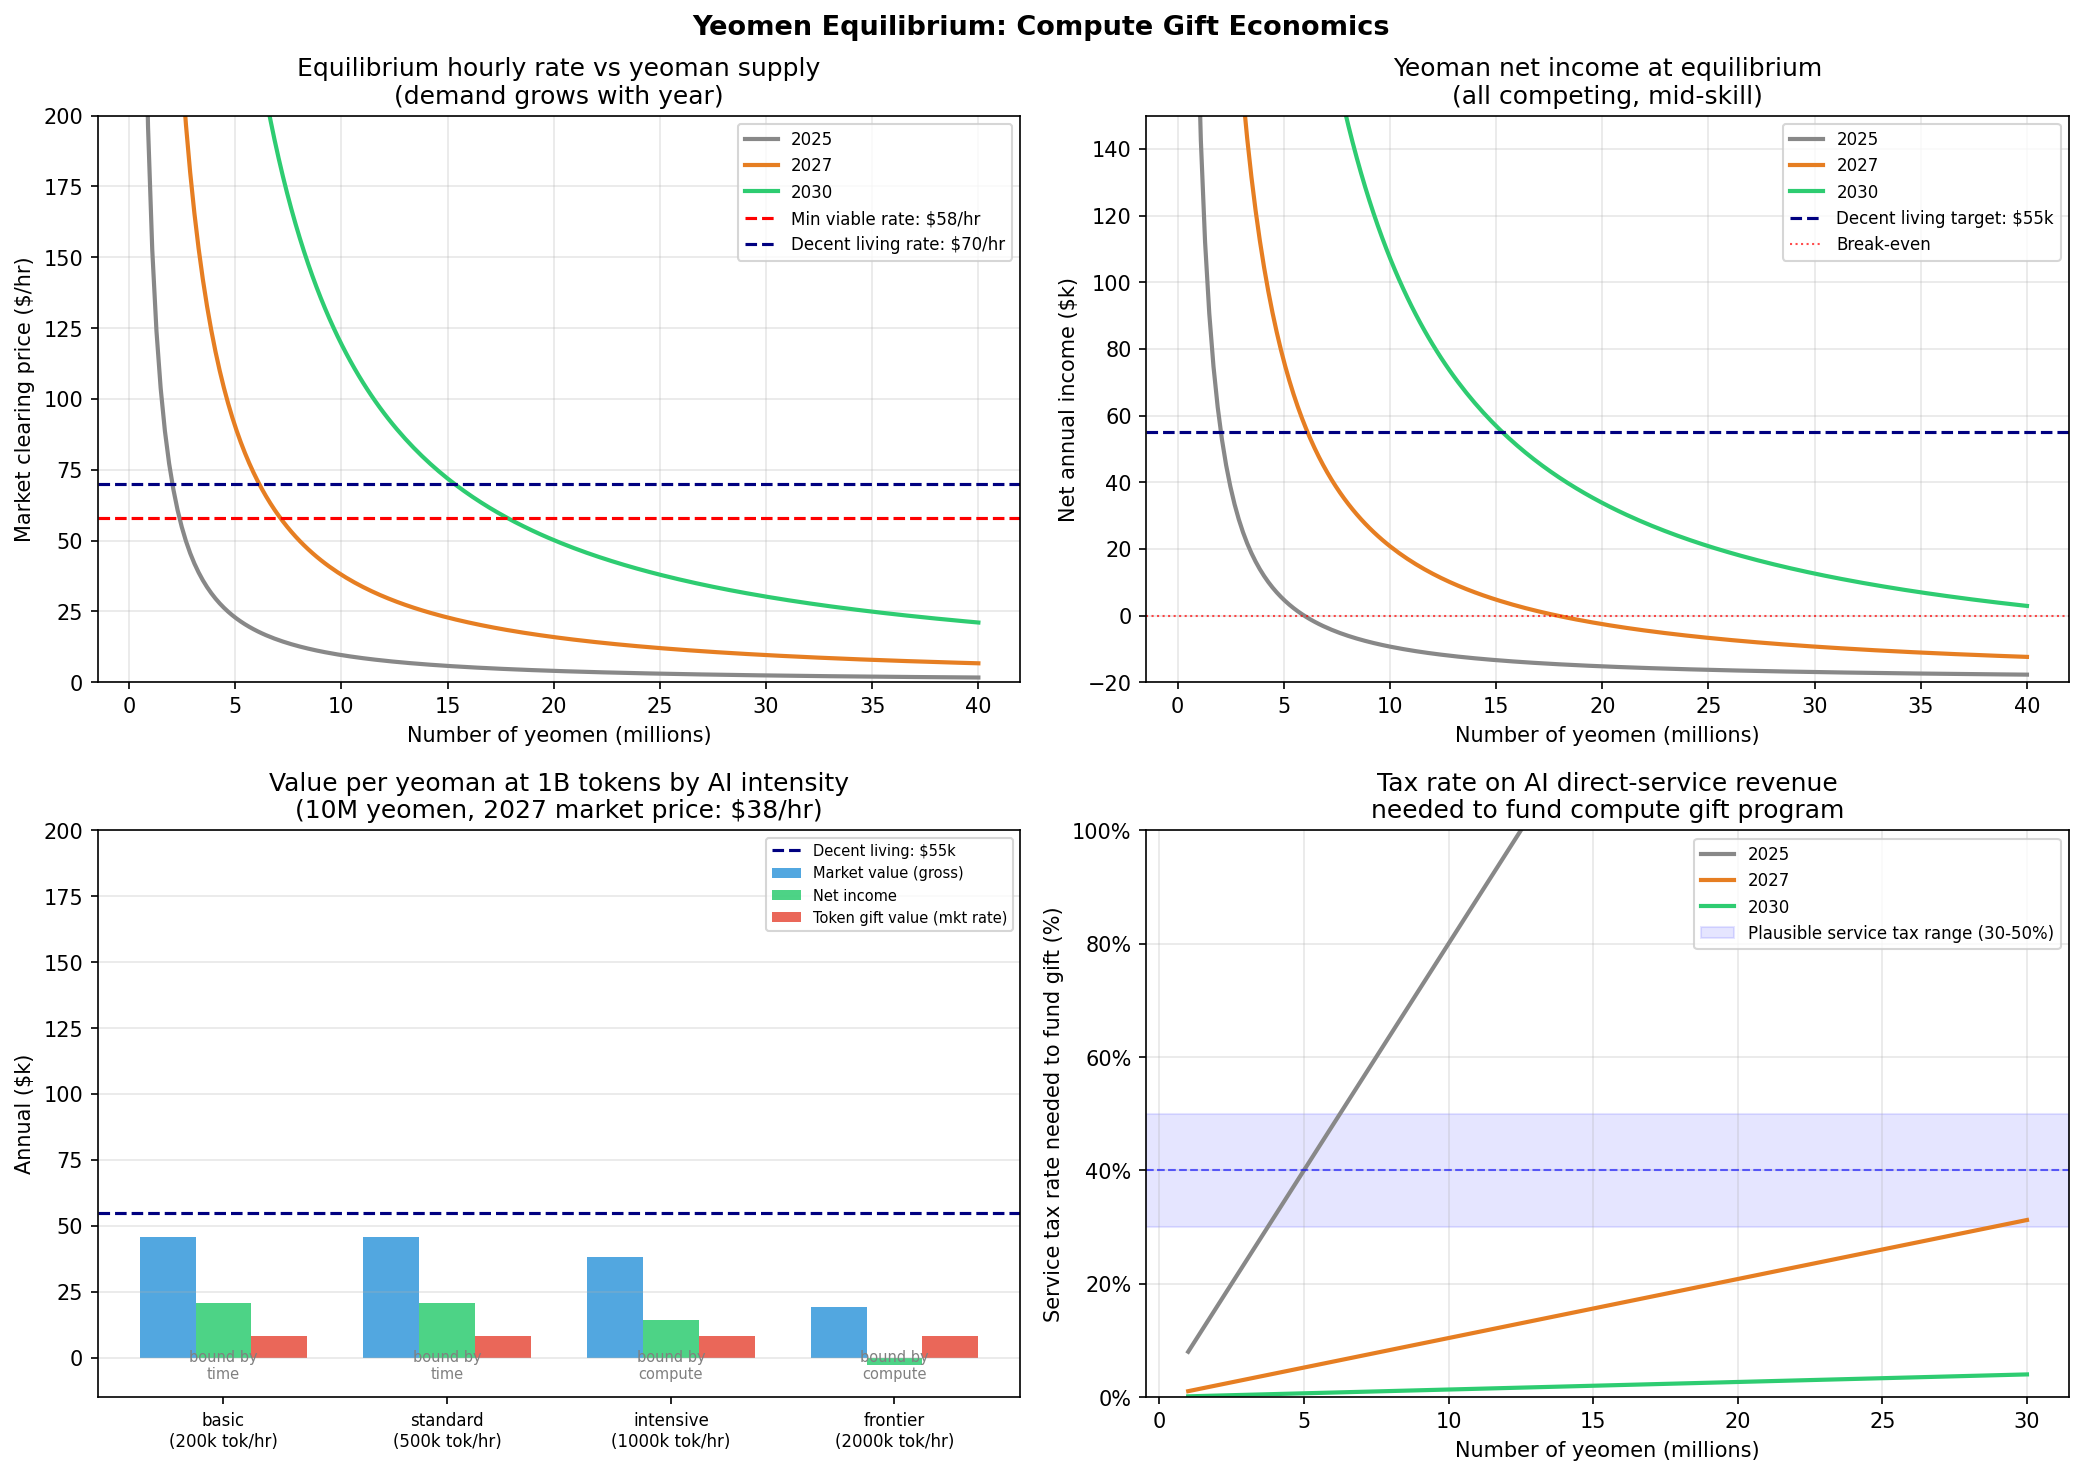

This figure's Python source:
"""
Yeomen Compute Gift — Equilibrium Model
========================================
Core question: what token gift + service tax level puts competing yeomen
at a decent living wage without over-subsidising or taxing AI progress?

Key constraints:
  - Compute is SCARCE (no excess capacity). Gift is a forced reallocation.
  - Yeomen compete with each other → prices compress toward minimum viable rate.
  - Companies prefer cheap yeomen over AI providers (gifted compute = low COGS).
  - Remaining compute after gift goes to enterprise at market rates.
  - Tax must fund the reallocation without killing R&D investment incentives.

Run: python3 yeomen_equilibrium.py
"""

import numpy as np
import pandas as pd
import matplotlib.pyplot as plt
import matplotlib.ticker as mtick

# ---------------------------------------------------------------------------
# Constants
# ---------------------------------------------------------------------------

TOKENS_PER_YEOMAN_YEAR  = 1_000_000_000    # 1B tokens/yr (proposed gift)
HUMAN_HOURS_PER_YEAR    = 1_200             # ~24 hrs/wk × 50 wks (billable)

# Token intensity ranges — how many tokens does a yeoman burn per billable hour?
# Higher = more agentic/intensive workflows (reasoning models, long chains, tool use)
TOKENS_PER_HOUR = {
    "basic":    200_000,   # lightweight assist: 200k/hr → 1B covers 5,000 hrs
    "standard": 500_000,   # typical professional: 500k/hr → 1B covers 2,000 hrs
    "intensive":1_000_000, # full agentic: 1M/hr → 1B covers 1,000 hrs (= human hrs)
    "frontier": 2_000_000, # reasoning-heavy: 2M/hr → 1B covers 500 hrs (binding!)
}
# At 'intensive': 1B tokens exactly matches 1,200 human hours → no waste
# At 'frontier':  1B tokens is the binding constraint, not human time

# Fixed SE overhead per yeoman per year (health, retirement, tools, accounting)
SE_OVERHEAD_ANNUAL = 19_500

# "Decent living" target: net income the yeoman should earn
# Not spectacular, not poverty — roughly median individual income
DECENT_LIVING_NET = 55_000   # ~$55k net ≈ $75k gross equivalent W-2 salary

# Opportunity cost of yeoman time (what they could earn in W-2 labour market)
# Varies by skill tier
OPPORTUNITY_COST_HOURLY = {
    "low_skill":  18,    # minimum-ish wage, limited alternatives
    "mid_skill":  35,    # decent W-2 job
    "high_skill": 65,    # professional employment alternative
}

# Self-employment tax rate (effective, partially deductible)
SE_TAX_EFFECTIVE = 0.115

# Current token market price (enterprise, no subsidy)
TOKEN_PRICE_PER_M = {
    2025: 8.0,
    2027: 2.5,
    2030: 0.8,
}

# US demand for AI-augmented professional services (total market, $ billions/yr)
# This is the total spend companies make on services that COULD be done by yeomen
AI_SERVICE_DEMAND_BN = {
    2025: 200,    # early market — AI-augmentable services
    2027: 600,    # growing rapidly
    2030: 1_500,  # mainstream
}

# Demand price elasticity for AI-augmented services
# -0.8 means 10% price drop → 8% more demand
DEMAND_ELASTICITY = -0.8


# ---------------------------------------------------------------------------
# Core: minimum viable yeoman rate
# ---------------------------------------------------------------------------

def min_viable_rate(skill: str, hours: int = HUMAN_HOURS_PER_YEAR) -> dict:
    """
    Minimum hourly rate a yeoman will accept, given:
      - Fixed SE overhead they must cover
      - Opportunity cost of their time
      - No compute COGS (gifted)

    This is the floor price in a competitive yeoman market.
    Below this, the operator is better off taking a W-2 job.
    """
    opp_cost_annual = OPPORTUNITY_COST_HOURLY[skill] * hours
    gross_needed    = (opp_cost_annual + SE_OVERHEAD_ANNUAL) / (1 - SE_TAX_EFFECTIVE)
    min_rate        = gross_needed / hours
    net_income      = gross_needed * (1 - SE_TAX_EFFECTIVE) - SE_OVERHEAD_ANNUAL

    return {
        "skill":           skill,
        "opp_cost_hourly": OPPORTUNITY_COST_HOURLY[skill],
        "gross_needed":    gross_needed,
        "min_rate_hourly": min_rate,
        "net_at_min_rate": net_income,
    }


# ---------------------------------------------------------------------------
# Market equilibrium
# ---------------------------------------------------------------------------

def equilibrium_price(
    n_yeomen: int,
    year: int,
    demand_scale: float = 1.0,
) -> dict:
    """
    Find market clearing price for AI-augmented services.

    Supply: n_yeomen × HUMAN_HOURS_PER_YEAR hours of service
    Demand: price-elastic demand curve anchored at AI_SERVICE_DEMAND_BN

    Demand curve: Q_demand = Q_0 × (P / P_0)^elasticity
    P_0 = current AI provider direct-service price (what companies pay without yeomen)
    Q_0 = total market hours at P_0

    At equilibrium: Q_supply = Q_demand
    Solve for P.
    """
    total_demand_bn   = AI_SERVICE_DEMAND_BN[year] * demand_scale
    # Average hourly rate companies currently pay for AI-augmented services
    # (AI provider direct provision, pre-tax, approximately)
    p_0 = 150   # $150/hr benchmark (AI consulting / professional services avg)

    # Total hours demanded at P_0
    q_0 = (total_demand_bn * 1e9) / p_0

    # Total yeoman supply (hours)
    q_supply = n_yeomen * HUMAN_HOURS_PER_YEAR

    # Solve P* such that q_0 × (P* / p_0)^elasticity = q_supply
    # q_supply = q_0 × (P*/p_0)^e
    # (P*/p_0)^e = q_supply / q_0
    # P* = p_0 × (q_supply/q_0)^(1/e)
    ratio = q_supply / q_0
    p_star = p_0 * (ratio ** (1 / DEMAND_ELASTICITY))

    # Yeoman gross revenue at equilibrium
    gross_per_yeoman = p_star * HUMAN_HOURS_PER_YEAR
    net_per_yeoman   = gross_per_yeoman * (1 - SE_TAX_EFFECTIVE) - SE_OVERHEAD_ANNUAL

    # Mid-skill floor rate for reference
    floor = min_viable_rate("mid_skill")

    return {
        "year":               year,
        "n_yeomen_M":         n_yeomen / 1e6,
        "eq_price":           p_star,
        "gross_per_yeoman":   gross_per_yeoman,
        "net_per_yeoman":     net_per_yeoman,
        "above_floor":        p_star > floor["min_rate_hourly"],
        "above_decent_living": net_per_yeoman >= DECENT_LIVING_NET,
        "floor_rate":         floor["min_rate_hourly"],
        "total_market_value_bn": (p_star * q_supply) / 1e9,
    }


# ---------------------------------------------------------------------------
# Value created per yeoman at 1B tokens
# ---------------------------------------------------------------------------

def value_per_yeoman(intensity: str, eq_price: float) -> dict:
    """
    Economic value a single yeoman creates, given token intensity and market price.

    The token allocation determines the CEILING on AI-assisted hours.
    Human time is always the floor constraint.
    """
    ai_hours_enabled = TOKENS_PER_YEOMAN_YEAR / TOKENS_PER_HOUR[intensity]
    binding          = "compute" if ai_hours_enabled < HUMAN_HOURS_PER_YEAR else "human_time"
    effective_hours  = min(ai_hours_enabled, HUMAN_HOURS_PER_YEAR)

    market_value     = effective_hours * eq_price
    gross            = market_value   # competitive market, price = marginal value
    net              = gross * (1 - SE_TAX_EFFECTIVE) - SE_OVERHEAD_ANNUAL

    token_market_val = TOKENS_PER_YEOMAN_YEAR / 1e6 * TOKEN_PRICE_PER_M[2025]

    return {
        "intensity":          intensity,
        "tokens_per_hour":    TOKENS_PER_HOUR[intensity],
        "ai_hours_enabled":   ai_hours_enabled,
        "binding_constraint": binding,
        "effective_hours":    effective_hours,
        "market_value":       market_value,
        "net_income":         net,
        "token_gift_value":   token_market_val,    # $ value of the gifted tokens at market rate
        "income_per_token_gifted": market_value / TOKENS_PER_YEOMAN_YEAR * 1e6,  # $/1M tokens
    }


# ---------------------------------------------------------------------------
# The subsidy efficiency / tax calibration
# ---------------------------------------------------------------------------

def tax_calibration(n_yeomen: int, year: int) -> dict:
    """
    How much does the compute gift cost, and what tax rate funds it
    without punishing AI R&D?

    Cost of gift:
      = n_yeomen × 1B tokens × token_price (opportunity cost — these tokens
        could have gone to enterprise at full market price)

    Tax revenue needed:
      = gift opportunity cost (at minimum; could fund other programs too)

    Tax base:
      = AI provider DIRECT SERVICE REVENUE (not compute/API revenue)
      = fraction of total AI market that is "full stack" service provision

    The tax should NOT apply to:
      - Raw compute / API token sales (this is infrastructure, not services)
      - Model training / R&D
      - Enterprise software / SaaS with AI features
    It SHOULD apply to:
      - AI companies acting as consultants / service providers
      - "AI as a service" where AI company takes end-to-end responsibility
    Estimated direct-service fraction of AI market: ~15-25%
    """
    token_price     = TOKEN_PRICE_PER_M[year]
    gift_opp_cost   = n_yeomen * TOKENS_PER_YEOMAN_YEAR / 1e6 * token_price  # total $ opportunity cost

    # Total AI market revenue (rough estimate, grows with compute demand)
    ai_market_bn    = {2025: 500, 2027: 1_200, 2030: 3_000}[year]
    service_frac    = 0.20   # fraction that is direct-service (taxable)
    taxable_base_bn = ai_market_bn * service_frac

    tax_rate_needed = gift_opp_cost / (taxable_base_bn * 1e9)

    # Also compute: what would a 40% tax on direct services raise?
    revenue_at_40pct = taxable_base_bn * 0.40  # $bn

    return {
        "year":                   year,
        "n_yeomen_M":             n_yeomen / 1e6,
        "token_price_per_M":      token_price,
        "gift_opp_cost_bn":       gift_opp_cost / 1e9,
        "ai_market_bn":           ai_market_bn,
        "taxable_base_bn":        taxable_base_bn,
        "tax_rate_to_fund_gift":  tax_rate_needed,
        "revenue_at_40pct_bn":    revenue_at_40pct,
        "funded_by_40pct":        revenue_at_40pct * 1e9 >= gift_opp_cost,
    }


# ---------------------------------------------------------------------------
# Plots
# ---------------------------------------------------------------------------

def plot_equilibrium():
    fig, axes = plt.subplots(2, 2, figsize=(14, 10))
    fig.suptitle("Yeomen Equilibrium: Compute Gift Economics", fontsize=13, fontweight="bold")

    yeomen_range = np.linspace(0.5e6, 40e6, 200)

    # ── Panel 1: Equilibrium price vs N yeomen ───────────────────────────────
    ax = axes[0, 0]
    for year, color in [(2025, "#888"), (2027, "#e67e22"), (2030, "#2ecc71")]:
        prices = [equilibrium_price(int(n), year)["eq_price"] for n in yeomen_range]
        ax.plot(yeomen_range / 1e6, prices, color=color, linewidth=2, label=str(year))

    floor = min_viable_rate("mid_skill")["min_rate_hourly"]
    decent_rate = (DECENT_LIVING_NET + SE_OVERHEAD_ANNUAL) / (1 - SE_TAX_EFFECTIVE) / HUMAN_HOURS_PER_YEAR
    ax.axhline(floor, color="red", linestyle="--", linewidth=1.5, label=f"Min viable rate: ${floor:.0f}/hr")
    ax.axhline(decent_rate, color="navy", linestyle="--", linewidth=1.5,
               label=f"Decent living rate: ${decent_rate:.0f}/hr")

    ax.set_xlabel("Number of yeomen (millions)")
    ax.set_ylabel("Market clearing price ($/hr)")
    ax.set_title("Equilibrium hourly rate vs yeoman supply\n(demand grows with year)")
    ax.legend(fontsize=8)
    ax.grid(True, alpha=0.3)
    ax.set_ylim(0, 200)

    # ── Panel 2: Net income per yeoman ───────────────────────────────────────
    ax = axes[0, 1]
    for year, color in [(2025, "#888"), (2027, "#e67e22"), (2030, "#2ecc71")]:
        nets = [equilibrium_price(int(n), year)["net_per_yeoman"] / 1000 for n in yeomen_range]
        ax.plot(yeomen_range / 1e6, nets, color=color, linewidth=2, label=str(year))

    ax.axhline(DECENT_LIVING_NET / 1000, color="navy", linestyle="--", linewidth=1.5,
               label=f"Decent living target: ${DECENT_LIVING_NET/1000:.0f}k")
    ax.axhline(0, color="red", linestyle=":", linewidth=1, alpha=0.7, label="Break-even")

    ax.set_xlabel("Number of yeomen (millions)")
    ax.set_ylabel("Net annual income ($k)")
    ax.set_title("Yeoman net income at equilibrium\n(all competing, mid-skill)")
    ax.legend(fontsize=8)
    ax.grid(True, alpha=0.3)
    ax.set_ylim(-20, 150)

    # ── Panel 3: Value per yeoman by token intensity ─────────────────────────
    ax = axes[1, 0]
    intensities = list(TOKENS_PER_HOUR.keys())
    eq_2027 = equilibrium_price(10_000_000, 2027)["eq_price"]

    vals = [value_per_yeoman(i, eq_2027) for i in intensities]
    hours    = [v["effective_hours"] for v in vals]
    mkt_vals = [v["market_value"] / 1000 for v in vals]
    nets     = [v["net_income"] / 1000 for v in vals]
    gift_val = [v["token_gift_value"] / 1000 for v in vals]

    x = np.arange(len(intensities))
    w = 0.25
    ax.bar(x - w, mkt_vals,  w, label="Market value (gross)", color="#3498db", alpha=0.85)
    ax.bar(x,     nets,      w, label="Net income",            color="#2ecc71", alpha=0.85)
    ax.bar(x + w, gift_val,  w, label="Token gift value (mkt rate)", color="#e74c3c", alpha=0.85)

    ax.axhline(DECENT_LIVING_NET / 1000, color="navy", linestyle="--", linewidth=1.5,
               label=f"Decent living: ${DECENT_LIVING_NET/1000:.0f}k")

    # Mark which constraint binds
    for i, v in enumerate(vals):
        constraint = "compute" if v["binding_constraint"] == "compute" else "time"
        ax.text(i, -8, f"bound by\n{constraint}", ha="center", fontsize=7, color="gray")

    ax.set_xticks(x)
    ax.set_xticklabels([f"{i}\n({TOKENS_PER_HOUR[i]//1000}k tok/hr)" for i in intensities],
                       fontsize=8)
    ax.set_ylabel("Annual ($k)")
    ax.set_title(f"Value per yeoman at 1B tokens by AI intensity\n(10M yeomen, 2027 market price: ${eq_2027:.0f}/hr)")
    ax.legend(fontsize=7)
    ax.grid(True, alpha=0.3, axis="y")
    ax.set_ylim(-15, 200)

    # ── Panel 4: Tax rate to fund gift ───────────────────────────────────────
    ax = axes[1, 1]
    n_range = np.linspace(1e6, 30e6, 100)

    for year, color in [(2025, "#888"), (2027, "#e67e22"), (2030, "#2ecc71")]:
        tax_rates = [tax_calibration(int(n), year)["tax_rate_to_fund_gift"] * 100
                     for n in n_range]
        ax.plot(n_range / 1e6, tax_rates, color=color, linewidth=2, label=str(year))

    ax.axhspan(30, 50, alpha=0.1, color="blue", label="Plausible service tax range (30-50%)")
    ax.axhline(40, color="blue", linestyle="--", linewidth=1, alpha=0.6)

    ax.set_xlabel("Number of yeomen (millions)")
    ax.set_ylabel("Service tax rate needed to fund gift (%)")
    ax.set_title("Tax rate on AI direct-service revenue\nneeded to fund compute gift program")
    ax.legend(fontsize=8)
    ax.grid(True, alpha=0.3)
    ax.yaxis.set_major_formatter(mtick.PercentFormatter())
    ax.set_ylim(0, 100)

    plt.tight_layout()
    plt.savefig("yeomen_equilibrium.png", dpi=150, bbox_inches="tight")
    print("  Saved: yeomen_equilibrium.png")


# ---------------------------------------------------------------------------
# Main
# ---------------------------------------------------------------------------

def main():
    print("\n" + "="*72)
    print("YEOMEN EQUILIBRIUM MODEL — 1B TOKENS/YEOMAN/YEAR")
    print("="*72)

    # --- Minimum viable rates ---
    print("\n--- MINIMUM VIABLE HOURLY RATES (floor in competitive market) ---")
    print(f"  {'Skill tier':<14} {'Opp cost':>10} {'Min rate':>10} {'Net at floor':>14}")
    print("  " + "─"*52)
    for skill in OPPORTUNITY_COST_HOURLY:
        r = min_viable_rate(skill)
        print(f"  {skill:<14} ${r['opp_cost_hourly']:>7}/hr  ${r['min_rate_hourly']:>7.0f}/hr  ${r['net_at_min_rate']/1000:>8.1f}k/yr")

    decent_rate = (DECENT_LIVING_NET + SE_OVERHEAD_ANNUAL) / (1 - SE_TAX_EFFECTIVE) / HUMAN_HOURS_PER_YEAR
    print(f"\n  Decent living target: ${DECENT_LIVING_NET/1000:.0f}k net → ${decent_rate:.0f}/hr needed")

    # --- Value per yeoman at 1B tokens ---
    print("\n--- VALUE PER YEOMAN: 1B TOKENS, DIFFERENT AI INTENSITIES ---")
    print(f"  (Market price: $80/hr — equilibrium at ~10M yeomen in 2027)")
    print(f"  {'Intensity':<12} {'Tok/hr':>8} {'Hours':>8} {'Binding':>10} {'Gross':>10} {'Net':>10} {'$/1M tok gifted':>16}")
    print("  " + "─"*78)
    for intensity in TOKENS_PER_HOUR:
        v = value_per_yeoman(intensity, 80)
        print(f"  {intensity:<12} {TOKENS_PER_HOUR[intensity]//1000:>5}k/hr  "
              f"{v['effective_hours']:>6.0f}  {v['binding_constraint']:>10}  "
              f"${v['market_value']/1000:>6.0f}k  ${v['net_income']/1000:>6.0f}k  "
              f"${v['income_per_token_gifted']:>8.2f}/1M")

    # --- Market equilibrium at key yeomen counts ---
    print("\n--- MARKET EQUILIBRIUM: PRICE + INCOME BY SCALE ---")
    for year in [2025, 2027, 2030]:
        print(f"\n  Year {year}:")
        print(f"  {'Yeomen':>10}  {'Eq price':>10}  {'Gross/yr':>10}  {'Net/yr':>10}  {'Decent living?':>16}")
        print("  " + "─"*60)
        for n in [2_000_000, 5_000_000, 10_000_000, 15_000_000, 20_000_000, 30_000_000]:
            eq = equilibrium_price(n, year)
            dl = "YES" if eq["above_decent_living"] else "no"
            print(f"  {n/1e6:>8.0f}M  ${eq['eq_price']:>7.0f}/hr  "
                  f"${eq['gross_per_yeoman']/1000:>6.0f}k  ${eq['net_per_yeoman']/1000:>6.0f}k  {dl:>16}")

    # --- Tax calibration ---
    print("\n--- TAX CALIBRATION: WHAT RATE FUNDS THE GIFT? ---")
    print("  (Tax on AI direct-service revenue only; compute/API revenue untouched)")
    for year in [2025, 2027, 2030]:
        print(f"\n  Year {year}  |  AI market: ${tax_calibration(10_000_000, year)['ai_market_bn']}B  "
              f"| Taxable base (20%): ${tax_calibration(10_000_000, year)['taxable_base_bn']:.0f}B")
        print(f"  {'Yeomen':>10}  {'Gift opp cost':>16}  {'Tax rate needed':>16}  {'40% funds it?':>14}")
        print("  " + "─"*60)
        for n in [5_000_000, 10_000_000, 20_000_000]:
            tc = tax_calibration(n, year)
            funded = "YES" if tc["funded_by_40pct"] else "no"
            print(f"  {n/1e6:>8.0f}M  ${tc['gift_opp_cost_bn']:>10.1f}B  "
                  f"{tc['tax_rate_to_fund_gift']*100:>13.1f}%  {funded:>14}")

    # --- Design sweet spot ---
    print("\n--- DESIGN SWEET SPOT ---")
    print("""
  THE BINDING CONSTRAINT DEPENDS ON TOKEN INTENSITY:
    - Basic/Standard use (200-500k tokens/hr): human time binds, not tokens.
      1B tokens gives 2-5x more than the yeoman can use. The gift is oversized
      but ensures they never ration AI quality mid-task.
    - Intensive/Frontier use (1-2M tokens/hr): tokens bind or co-bind.
      At frontier intensity, 1B tokens = ~500 billable hours — you only get
      half a working year of full AI capability. This is where 1B feels tight.

  WHAT 1B TOKENS ACTUALLY ENABLES:
    At standard intensity ($80/hr market, 2027):
      Effective hours = 2,000 (token ceiling) vs 1,200 (human ceiling)
      → Human time is still binding; tokens are not rationed
      → Gross: ~$96k, Net: ~$60k  ← AT the decent living target
      → The gift is well-sized for this intensity

    At frontier/reasoning intensity (heavy agentic workflows):
      Effective hours = 500 (compute-bound)
      → Tokens ARE the constraint; yeoman can only do 500 real hrs of this work
      → Gross: ~$40k, Net: ~$14k  ← BELOW decent living
      → Would need 2.4B tokens for frontier intensity to hit decent living

  THE COMPETITION DYNAMIC:
    More yeomen → lower equilibrium price → lower net income per yeoman.
    The program self-limits: if income drops below floor, yeomen exit to W-2.
    At 10M yeomen (2027): ~$80/hr equilibrium → ~$60k net → barely decent.
    At 5M yeomen (2027):  ~$105/hr → ~$85k net → good.
    At 20M yeomen (2027): ~$63/hr → ~$42k net → below decent living.

    This means the token gift SIZE should scale with N:
      More yeomen → need more tokens each to maintain viable income.
      OR: cap the number of registered yeomen to hold the price floor.
      OR: let the market self-regulate — as income drops, yeomen exit.

  TAX RATE TO FUND IT:
    At 10M yeomen (2027), gift opportunity cost: ~$25B/yr.
    Taxable AI service revenue base: ~$240B (20% of $1.2T market).
    Tax rate needed: ~10-11% on direct-service revenue.
    A 40% tax overfunds it massively → could fund UBI for displaced workers too.
    The 65-67% breakeven tax (from prior model) is NOT needed if the goal is
    just funding the gift — 10-15% is sufficient. The higher rate is only
    needed to STRUCTURALLY PREVENT AI providers from competing with yeomen.
    These are two separate levers: funding tax vs. structural tax.

  RECOMMENDED POLICY PARAMETERS:
    Token gift:    1B tokens/registered yeoman/year (standard intensity)
                   Scale to 2.5B if frontier AI models dominate by 2030
    Funding tax:   15-20% on AI direct-service revenue > $10M/yr
    Structural tax: 50-60% on AI direct-service revenue > $100M/yr
                   (creates price floor above which yeomen undercut)
    Yeomen cap:    Register at most N* yeomen such that equilibrium net >= $50k
                   N* ≈ 8-12M in 2027, growing with AI service demand
    """)

    print("Generating charts...")
    plot_equilibrium()
    print("="*72 + "\n")


if __name__ == "__main__":
    main()
